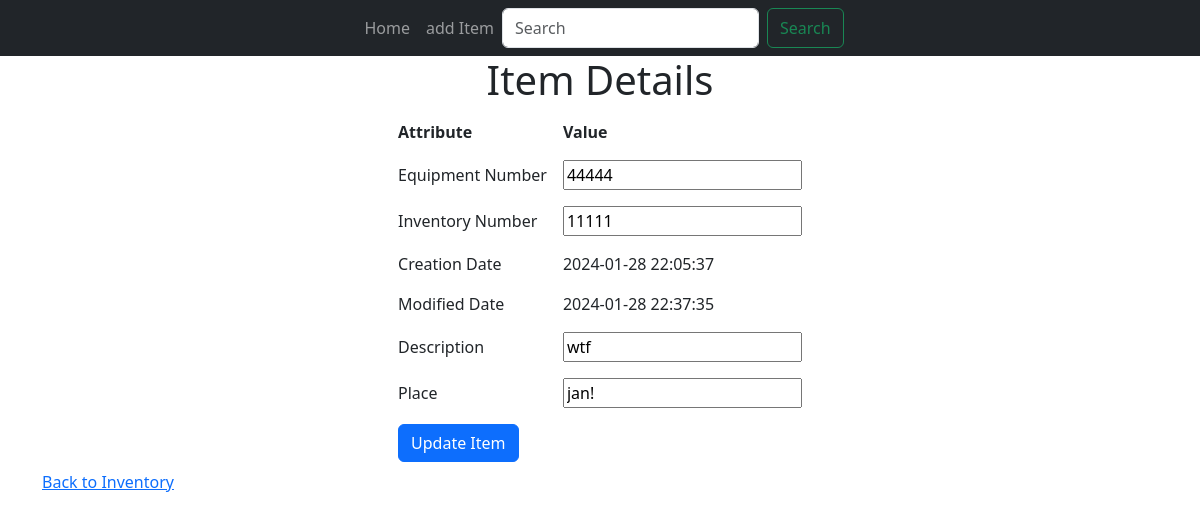
/items/44444, run on the app's committed database.
### website/models.py (models this page shows)
class Item(db.Model):
    equipment_number = db.Column(db.Integer, unique=True, primary_key=True)
    inventory_number = db.Column(db.Integer, unique=True)
    description = db.Column(db.String(150))
    place = db.Column(db.String(150))
    creation_date = db.Column(db.DateTime, server_default=db.func.now())
    modified_date = db.Column(db.DateTime, server_default=db.func.now(), onupdate=db.func.now())

### website/views.py (the view)
@views.route("/items/<equipment_number>", methods=["GET"])
def show_item(equipment_number):
    item = Item.query.filter_by(equipment_number=equipment_number).first()
    return render_template("show.html", equipment_number=equipment_number, item=item)

### website/templates/show.html (shortened to what this page needs)
{% extends "base.html" %}
{% block content %}
<h1 align="center">Item Details</h1>
    <table align="center" cellpadding="8">
        <form method="POST" action="/items/{{ item.equipment_number }}">
            <tr>
                <th>Attribute</th>
                <th>Value</th>
            </tr>
            <tr>
                <td align="left">Equipment Number</td>
                <td align="left">
                    <input type="text" name="new_equipment_number" value="{{ item.equipment_number }}">
                </td>
            </tr>
            <tr>
                <td align="left">Inventory Number</td>
                <td align="left">
                    <input type="text" name="new_inventory_number" value="{{ item.inventory_number }}">
                </td>
            </tr>
            <tr>
                <td align="left">Creation Date</td>
                <td align="left">{{ item.creation_date }}</td>
            </tr>
            <tr>
                <td align="left">Modified Date</td>
                <td align="left">{{ item.modified_date }}</td>
            </tr>
            <tr>
                <td align="left">Description</td>
                <td align="left">
                    <input type="text" name="new_description" value="{{ item.description }}">
                </td>
            </tr>
            <tr>
                <td align="left">Place</td>
                <td align="left">
                    <input type="text" name="new_place" value="{{ item.place }}">
                </td>
            </tr>
            <tr>
                <td>
                    <button type="submit" class="btn btn-primary">
                        Update Item
                    </button>
                </td>
            </tr>
        </form>
    </table>
    <a href="/">Back to Inventory</a>
{% endblock %}

### data on the page
Item: new_equipment_number "44444", new_inventory_number "11111", creation_date "2024-01-28 22:05:37", modified_date "2024-01-28 22:37:35", new_description "wtf", new_place "jan!"
